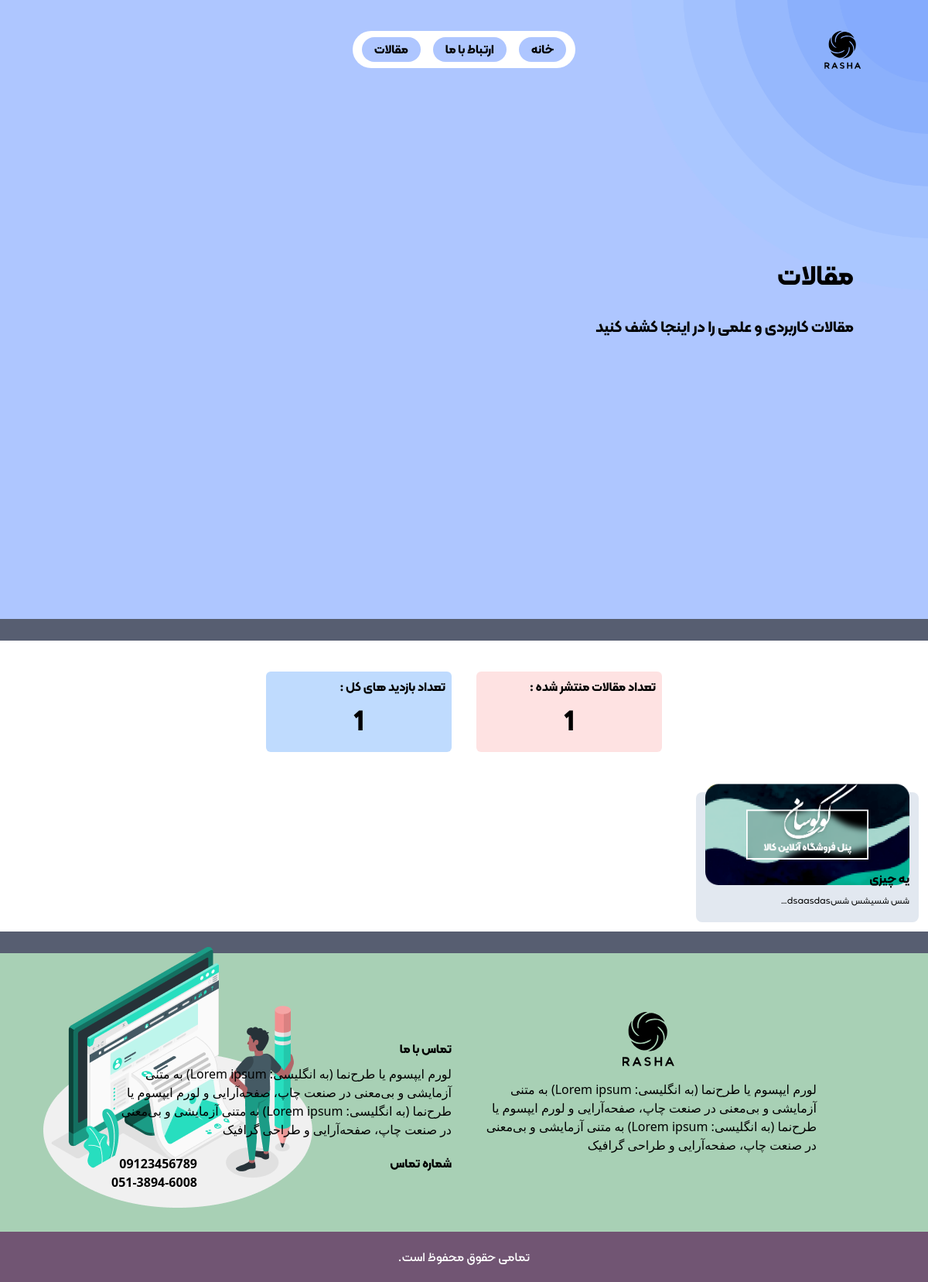
Screenshot of /blog/ with the database file from the repository.
### blog/models.py (models this page shows, shortened)
class Post(models.Model):
    title = models.CharField(max_length=200)
    short_desc = models.CharField(max_length=200)
    image = models.ImageField(upload_to='posts/', null=True, blank=True)
    content = RichTextUploadingField()
    author = models.ForeignKey(Profile, on_delete=models.CASCADE)
    views = models.IntegerField(default=0)
    created = models.DateTimeField(auto_now_add=True)
    updated = models.DateTimeField(auto_now=True)
    def get_image_url(self):
        if self.image:
            return self.image.url
        return None
    def get_absolute_url(self):
        return reverse_lazy('blog:post_detail', args=[self.id,])

### core/models.py (models this page shows)
class FrontSetting(models.Model):
    about_us_text = models.TextField(blank=True, null=True)
    footer_text = models.TextField(blank=True, null=True)
    contact_us_footer = models.TextField(blank=True, null=True)
    phone_1 = models.CharField(max_length=20, blank=True, null=True)
    phone_2 = models.CharField(max_length=20, blank=True, null=True)

### blog/views.py (the view)
# urls.py: path('', views.all_posts, name='home'),
def all_posts(request):
    posts = Post.objects.all()
    total_views = posts.aggregate(total=Sum('views'))['total']
    context = {
        'front_setting': FrontSetting.objects.first(),
        'posts': posts,
        'total_views': total_views,
    }
    return render(request, 'all_posts.html', context)

### templates/all_posts.html (shortened to what this page needs)
{% load static %}
<html lang="en">
<head>
    <link href="{% static '' %}output.css" rel="stylesheet"/>
</head>
<body>
<div class="h-screen bg-head-custom font-[kalame-bold]">
    <img class="absolute top-0 right-0 w-96" src="{% static '' %}assets/images/headbg.png" alt="">
    <div class="flex flex-row px-4 py-3 sm:flex-row sm:items-center rtl-grid sm:justify-center sm:h-32">
        <img class="custom-top-10 w-28 absolute left-1/2 center-cx sm:right-0 sm:left-auto sm:top-3"
             src="{% static '' %}assets/images/mainlogo.svg" alt="">
        <div id="listNavbar" class="hidden z-0 sm:flex bg-white px-3 py-2 rounded-3xl gap-4 rtl-grid">
            <a class="px-4 py-1 rounded-3xl bg-head-custom" href="/">خانه</a>
            <a class="px-4 py-1 rounded-3xl bg-head-custom" href="{% url 'core:contact_us' %}">ارتباط با ما</a>
            <a class="px-4 py-1 rounded-3xl bg-head-custom" href="#">مقالات</a>
        </div>
    </div>
    <div
            class="absolute max-[850px]:top-32 top-80 p-4 text-4xl right-20 max-[850px]:right-0 max-[850px]:text-2xl  w-screen">
        <h1 class="text-black rtl-grid max-[1200px]:text-4xl text-c-big">مقالات</h1>
        <p class="text-xl rtl-grid pt-8">مقالات کاربردی و علمی را در اینجا کشف کنید</p>
    </div>
    <div class="p-4 absolute bottom-20 max-[850px]:left-0 left-10">
        <img src="{% static '' %}assets/images/bgarticles.png" alt="">
    </div>
</div>
<div class=" h-7 bg-line-custom"></div>
<div class="flex font-[kalame-bold] p-4 gap-8 py-10 justify-center flex-wrap">
    <div class="bg-blue-200 rtl-grid p-2 w-60 rounded-md">
        <p>تعداد بازدید های کل :</p>
        <p class="text-4xl text-center p-3">{{ total_views }}</p>
    </div>
    <div class="bg-red-100 p-2 rtl-grid w-60 rounded-md">
        <p>تعداد مقالات منتشر شده :</p>
        <p class="text-4xl text-center p-3">{{ posts|length }}</p>
    </div>
</div>
<div class="grid grid-cols-2 sm:grid-cols-4 xl:grid-cols-6 rtl-grid p-3 gap-2">
    {% for post in posts %}
        <div class="p-3 bg-slate-200 rounded-lg">
            <div class="bg-blue-300 rounded-md h-20 flex items-center justify-center">
                <img src="{{post.get_image_url}}" alt="">
            </div>
            <a href="{{ post.get_absolute_url }}"><h3 class="font-[kalame-bold] pt-2">{{ post.title }}</h3></a>
            <p class="font-[kalame-regular] text-xs py-2">
                {{ post.short_desc|truncatechars:20 }}
                </p>
        </div>
    {% endfor %}
</div>
<div class=" h-7 bg-line-custom"></div>
{% include 'partials/footer.html' %}
</body>
</html>

### templates/partials/footer.html
{% load static %}
 <div class="bg-footer  flex flex-col lg:flex-row lg:gap-8 lg:py-9 lg:px-36  justify-center px-7 rtl-grid ">
                <div class="lg:basis-1/2">
                    <div class="flex justify-center items-center">
                        <img class="h-32 lg:h-40 " src="{% static '' %}assets/images/mainlogo.svg" alt=""/>
                    </div>
                    <div class="pb-8 lg:relative lg:-top-8   ">
                        <p class="font-[kalame-regular] ">
                            {{ front_setting.footer_text|linebreaks }}
                        </p>
                    </div>
                </div>
                <div class="lg:basis-1/2 lg:pt-8  lg:relative lg:top-11">
                    <div class=" ">
                        <div>
                            <h3 class="font-[kalame-bold] font-bold pb-2 ">تماس با ما</h3>
                        </div>
                        <div>
                            <p class="font-[kalame-regular]">
                                {{ front_setting.contact_us_footer|linebreaks }}
                            </p>
                        </div>
                    </div>
                    <div class="flex flex-row  justify-between items-center py-10 lg:py-5  lg:items-start">
                        <div>
                            <h3 class="font-[kalame-bold]  font-bold  "> شماره تماس </h3>
                        </div>
                        <div>
                            <p class="font-bold">{{ front_setting.phone_1 }}</p>
                            <p class="font-bold">{{ front_setting.phone_2 }}</p>
                        </div>
                    </div>
                </div>
            </div>
            <div class="bg-line-footer h-[65px]  flex justify-center items-center ">
                <p class="font-[kalame-medium] text-white text-base rtl-grid">تمامی حقوق محفوظ است.</p>
            </div>

### rows the page displays
Post: get_image_url (picture), title "یه چیزی", short_desc "شس شسیشس شسdsaasdas…"
FrontSetting: footer_text "لورم ایپسوم یا طرح‌نما (به انگلیسی: Lorem ipsum) به متنی آزمایشی و بی‌معنی در صنعت چاپ، صفحه‌آرایی و لورم ایپسوم یا طرح‌نما (به انگلیسی: Lorem ipsum) به متنی آزمایشی و بی‌معنی در صنعت چاپ، صفحه‌آرایی و طراحی گرافیک", contact_us_footer "لورم ایپسوم یا طرح‌نما (به انگلیسی: Lorem ipsum) به متنی آزمایشی و بی‌معنی در صنعت چاپ، صفحه‌آرایی و لورم ایپسوم یا طرح‌نما (به انگلیسی: Lorem ipsum) به متنی آزمایشی و بی‌معنی در صنعت چاپ، صفحه‌آرایی و طراحی گرافیک", phone_1 "09123456789", phone_2 "051-3894-6008"

### other values shown
{{ total_views }} "1"
{{ posts|length }} "1"
